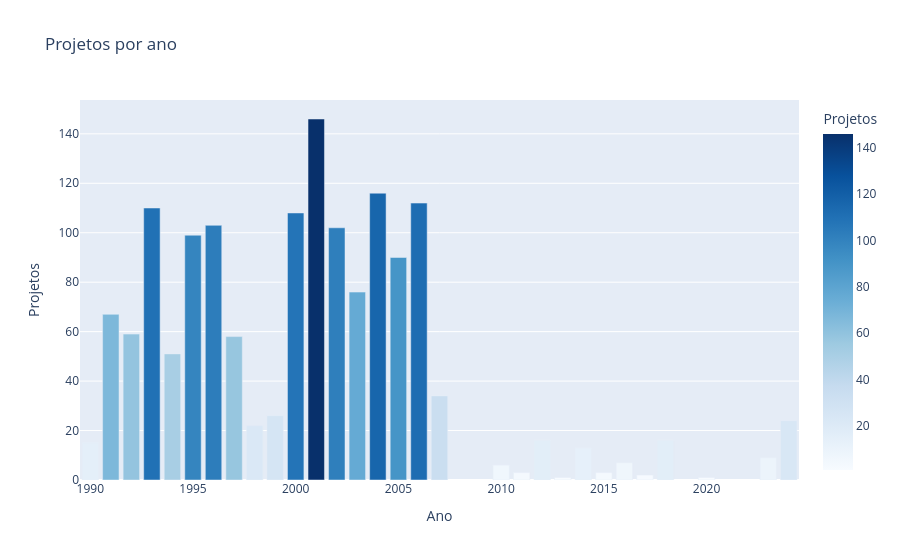

The code cell stored with this chart in its notebook:
### Code cell
por_ano = df.groupby('Ano').size().reset_index(name='Projetos')

px.bar(por_ano, x='Ano', y='Projetos',
       title='Projetos por ano',
       color='Projetos',
       color_continuous_scale='Blues')

### Figure 1 — Plotly figure (JSON) as saved in the notebook; plotly's stock layout.template omitted (floating-point values rounded to 4 significant figures)
{"data": [{"hovertemplate": "Ano=%{x}<br>Projetos=%{marker.color}<extra></extra>", "legendgroup": "", "marker": {"color": [15, 67, 59, 110, 51, 99, 103, 58, 22, 26, 108, 146, 102, 76, 116, 90, 112, 34, 6, 3, 16, 1, 13, 3, 7, 2, 16, 1, 9, 24], "coloraxis": "coloraxis", "pattern": {"shape": ""}}, "name": "", "orientation": "v", "showlegend": false, "textposition": "auto", "type": "bar", "x": [1990, 1991, 1992, 1993, 1994, 1995, 1996, 1997, 1998, 1999, 2000, 2001, 2002, 2003, 2004, 2005, 2006, 2007, 2010, 2011, 2012, 2013, 2014, 2015, 2016, 2017, 2018, 2020, 2023, 2024], "xaxis": "x", "y": [15, 67, 59, 110, 51, 99, 103, 58, 22, 26, 108, 146, 102, 76, 116, 90, 112, 34, 6, 3, 16, 1, 13, 3, 7, 2, 16, 1, 9, 24], "yaxis": "y"}], "layout": {"barmode": "relative", "coloraxis": {"colorbar": {"title": {"text": "Projetos"}}, "colorscale": [[0, "rgb(247,251,255)"], [0.125, "rgb(222,235,247)"], [0.25, "rgb(198,219,239)"], [0.375, "rgb(158,202,225)"], [0.5, "rgb(107,174,214)"], [0.625, "rgb(66,146,198)"], [0.75, "rgb(33,113,181)"], [0.875, "rgb(8,81,156)"], [1, "rgb(8,48,107)"]]}, "legend": {"tracegroupgap": 0}, "title": {"text": "Projetos por ano"}, "xaxis": {"anchor": "y", "domain": [0, 1], "title": {"text": "Ano"}}, "yaxis": {"anchor": "x", "domain": [0, 1], "title": {"text": "Projetos"}}}}
